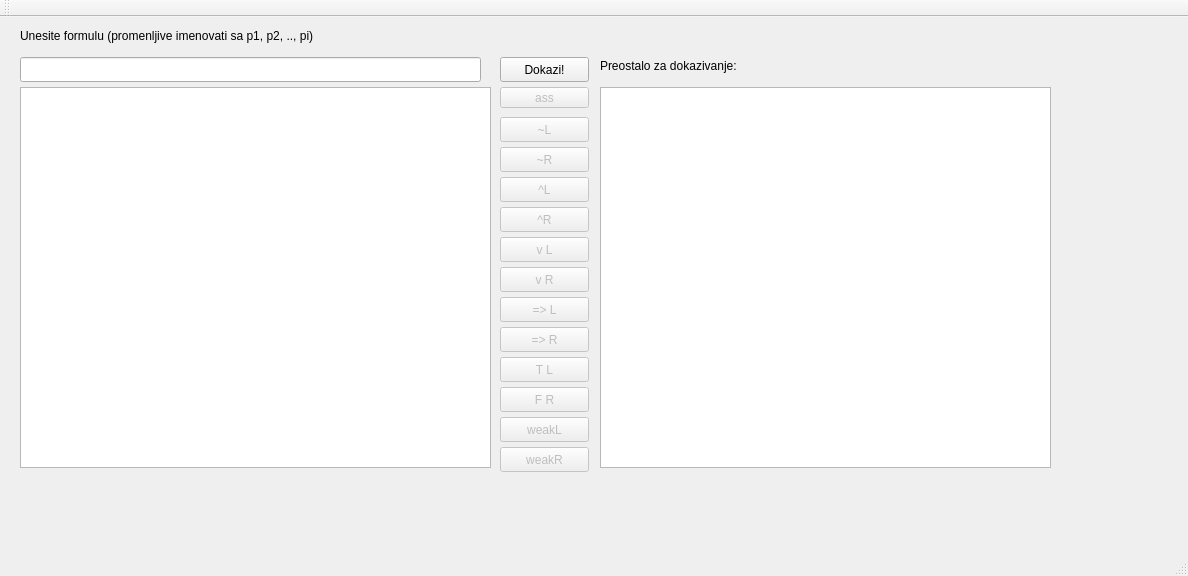
<?xml version="1.0" encoding="UTF-8"?>
<ui version="4.0">
 <class>MainWindow</class>
 <widget class="QMainWindow" name="MainWindow">
  <property name="geometry">
   <rect>
    <x>0</x>
    <y>0</y>
    <width>1188</width>
    <height>576</height>
   </rect>
  </property>
  <property name="windowTitle">
   <string>MainWindow</string>
  </property>
  <widget class="QWidget" name="centralWidget">
   <widget class="QLineEdit" name="inputFormula">
    <property name="geometry">
     <rect>
      <x>20</x>
      <y>40</y>
      <width>461</width>
      <height>25</height>
     </rect>
    </property>
   </widget>
   <widget class="QLabel" name="label">
    <property name="geometry">
     <rect>
      <x>20</x>
      <y>10</y>
      <width>461</width>
      <height>17</height>
     </rect>
    </property>
    <property name="text">
     <string>Unesite formulu (promenljive imenovati sa p1, p2, .., pi)</string>
    </property>
   </widget>
   <widget class="QPushButton" name="prove">
    <property name="geometry">
     <rect>
      <x>500</x>
      <y>40</y>
      <width>89</width>
      <height>25</height>
     </rect>
    </property>
    <property name="text">
     <string>Dokazi!</string>
    </property>
   </widget>
   <widget class="QTextEdit" name="textEdit">
    <property name="geometry">
     <rect>
      <x>20</x>
      <y>70</y>
      <width>471</width>
      <height>381</height>
     </rect>
    </property>
   </widget>
   <widget class="QPushButton" name="notR">
    <property name="enabled">
     <bool>false</bool>
    </property>
    <property name="geometry">
     <rect>
      <x>500</x>
      <y>130</y>
      <width>89</width>
      <height>25</height>
     </rect>
    </property>
    <property name="text">
     <string>~R</string>
    </property>
   </widget>
   <widget class="QPushButton" name="notL">
    <property name="enabled">
     <bool>false</bool>
    </property>
    <property name="geometry">
     <rect>
      <x>500</x>
      <y>100</y>
      <width>89</width>
      <height>25</height>
     </rect>
    </property>
    <property name="text">
     <string>~L</string>
    </property>
   </widget>
   <widget class="QPushButton" name="andL">
    <property name="enabled">
     <bool>false</bool>
    </property>
    <property name="geometry">
     <rect>
      <x>500</x>
      <y>160</y>
      <width>89</width>
      <height>25</height>
     </rect>
    </property>
    <property name="text">
     <string>^L</string>
    </property>
   </widget>
   <widget class="QPushButton" name="andR">
    <property name="enabled">
     <bool>false</bool>
    </property>
    <property name="geometry">
     <rect>
      <x>500</x>
      <y>190</y>
      <width>89</width>
      <height>25</height>
     </rect>
    </property>
    <property name="text">
     <string>^R</string>
    </property>
   </widget>
   <widget class="QPushButton" name="orL">
    <property name="enabled">
     <bool>false</bool>
    </property>
    <property name="geometry">
     <rect>
      <x>500</x>
      <y>220</y>
      <width>89</width>
      <height>25</height>
     </rect>
    </property>
    <property name="text">
     <string>v L</string>
    </property>
   </widget>
   <widget class="QPushButton" name="orR">
    <property name="enabled">
     <bool>false</bool>
    </property>
    <property name="geometry">
     <rect>
      <x>500</x>
      <y>250</y>
      <width>89</width>
      <height>25</height>
     </rect>
    </property>
    <property name="text">
     <string>v R</string>
    </property>
   </widget>
   <widget class="QPushButton" name="impL">
    <property name="enabled">
     <bool>false</bool>
    </property>
    <property name="geometry">
     <rect>
      <x>500</x>
      <y>280</y>
      <width>89</width>
      <height>25</height>
     </rect>
    </property>
    <property name="text">
     <string>=&gt; L</string>
    </property>
   </widget>
   <widget class="QPushButton" name="impR">
    <property name="enabled">
     <bool>false</bool>
    </property>
    <property name="geometry">
     <rect>
      <x>500</x>
      <y>310</y>
      <width>89</width>
      <height>25</height>
     </rect>
    </property>
    <property name="text">
     <string>=&gt; R</string>
    </property>
   </widget>
   <widget class="QPushButton" name="orR_4">
    <property name="enabled">
     <bool>false</bool>
    </property>
    <property name="geometry">
     <rect>
      <x>500</x>
      <y>340</y>
      <width>89</width>
      <height>25</height>
     </rect>
    </property>
    <property name="text">
     <string>T L</string>
    </property>
   </widget>
   <widget class="QPushButton" name="orR_5">
    <property name="enabled">
     <bool>false</bool>
    </property>
    <property name="geometry">
     <rect>
      <x>500</x>
      <y>370</y>
      <width>89</width>
      <height>25</height>
     </rect>
    </property>
    <property name="text">
     <string>F R</string>
    </property>
   </widget>
   <widget class="QPushButton" name="ass">
    <property name="enabled">
     <bool>false</bool>
    </property>
    <property name="geometry">
     <rect>
      <x>500</x>
      <y>70</y>
      <width>89</width>
      <height>21</height>
     </rect>
    </property>
    <property name="text">
     <string>ass</string>
    </property>
   </widget>
   <widget class="QTextEdit" name="preostali">
    <property name="geometry">
     <rect>
      <x>600</x>
      <y>70</y>
      <width>451</width>
      <height>381</height>
     </rect>
    </property>
   </widget>
   <widget class="QLabel" name="label_2">
    <property name="geometry">
     <rect>
      <x>600</x>
      <y>40</y>
      <width>461</width>
      <height>17</height>
     </rect>
    </property>
    <property name="text">
     <string>Preostalo za dokazivanje:</string>
    </property>
   </widget>
   <widget class="QPushButton" name="weakL">
    <property name="enabled">
     <bool>false</bool>
    </property>
    <property name="geometry">
     <rect>
      <x>500</x>
      <y>400</y>
      <width>89</width>
      <height>25</height>
     </rect>
    </property>
    <property name="text">
     <string>weakL</string>
    </property>
   </widget>
   <widget class="QPushButton" name="weakR">
    <property name="enabled">
     <bool>false</bool>
    </property>
    <property name="geometry">
     <rect>
      <x>500</x>
      <y>430</y>
      <width>89</width>
      <height>25</height>
     </rect>
    </property>
    <property name="text">
     <string>weakR</string>
    </property>
   </widget>
  </widget>
  <widget class="QMenuBar" name="menuBar">
   <property name="geometry">
    <rect>
     <x>0</x>
     <y>0</y>
     <width>1188</width>
     <height>22</height>
    </rect>
   </property>
  </widget>
  <widget class="QToolBar" name="mainToolBar">
   <attribute name="toolBarArea">
    <enum>TopToolBarArea</enum>
   </attribute>
   <attribute name="toolBarBreak">
    <bool>false</bool>
   </attribute>
  </widget>
  <widget class="QStatusBar" name="statusBar"/>
 </widget>
 <layoutdefault spacing="6" margin="11"/>
 <resources/>
 <connections/>
</ui>
